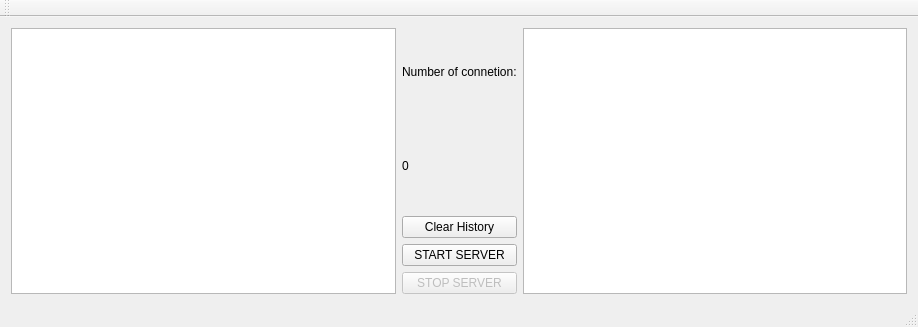
<?xml version="1.0" encoding="UTF-8"?>
<ui version="4.0">
 <class>MainWindow</class>
 <widget class="QMainWindow" name="MainWindow">
  <property name="geometry">
   <rect>
    <x>0</x>
    <y>0</y>
    <width>918</width>
    <height>327</height>
   </rect>
  </property>
  <property name="windowTitle">
   <string>MainWindow</string>
  </property>
  <widget class="QWidget" name="centralWidget">
   <layout class="QGridLayout" name="gridLayout">
    <item row="0" column="0">
     <layout class="QHBoxLayout" name="horizontalLayout_2">
      <item>
       <layout class="QVBoxLayout" name="verticalLayout_3">
        <item>
         <widget class="QListWidget" name="list_player"/>
        </item>
       </layout>
      </item>
      <item>
       <layout class="QVBoxLayout" name="verticalLayout">
        <item>
         <widget class="QLabel" name="text_info">
          <property name="text">
           <string>Number of connetion:</string>
          </property>
         </widget>
        </item>
        <item>
         <widget class="QLabel" name="data_numbers">
          <property name="text">
           <string>0</string>
          </property>
         </widget>
        </item>
        <item>
         <widget class="QPushButton" name="pushButton">
          <property name="text">
           <string>Clear History</string>
          </property>
         </widget>
        </item>
        <item>
         <widget class="QPushButton" name="button_start_server">
          <property name="text">
           <string>START SERVER</string>
          </property>
         </widget>
        </item>
        <item>
         <widget class="QPushButton" name="button_stop_server">
          <property name="enabled">
           <bool>false</bool>
          </property>
          <property name="text">
           <string>STOP SERVER</string>
          </property>
         </widget>
        </item>
       </layout>
      </item>
      <item>
       <layout class="QHBoxLayout" name="horizontalLayout">
        <item>
         <widget class="QListWidget" name="list_debug"/>
        </item>
       </layout>
      </item>
     </layout>
    </item>
   </layout>
  </widget>
  <widget class="QMenuBar" name="menuBar">
   <property name="geometry">
    <rect>
     <x>0</x>
     <y>0</y>
     <width>918</width>
     <height>21</height>
    </rect>
   </property>
  </widget>
  <widget class="QToolBar" name="mainToolBar">
   <attribute name="toolBarArea">
    <enum>TopToolBarArea</enum>
   </attribute>
   <attribute name="toolBarBreak">
    <bool>false</bool>
   </attribute>
  </widget>
  <widget class="QStatusBar" name="statusBar"/>
 </widget>
 <layoutdefault spacing="6" margin="11"/>
 <resources/>
 <connections/>
</ui>
